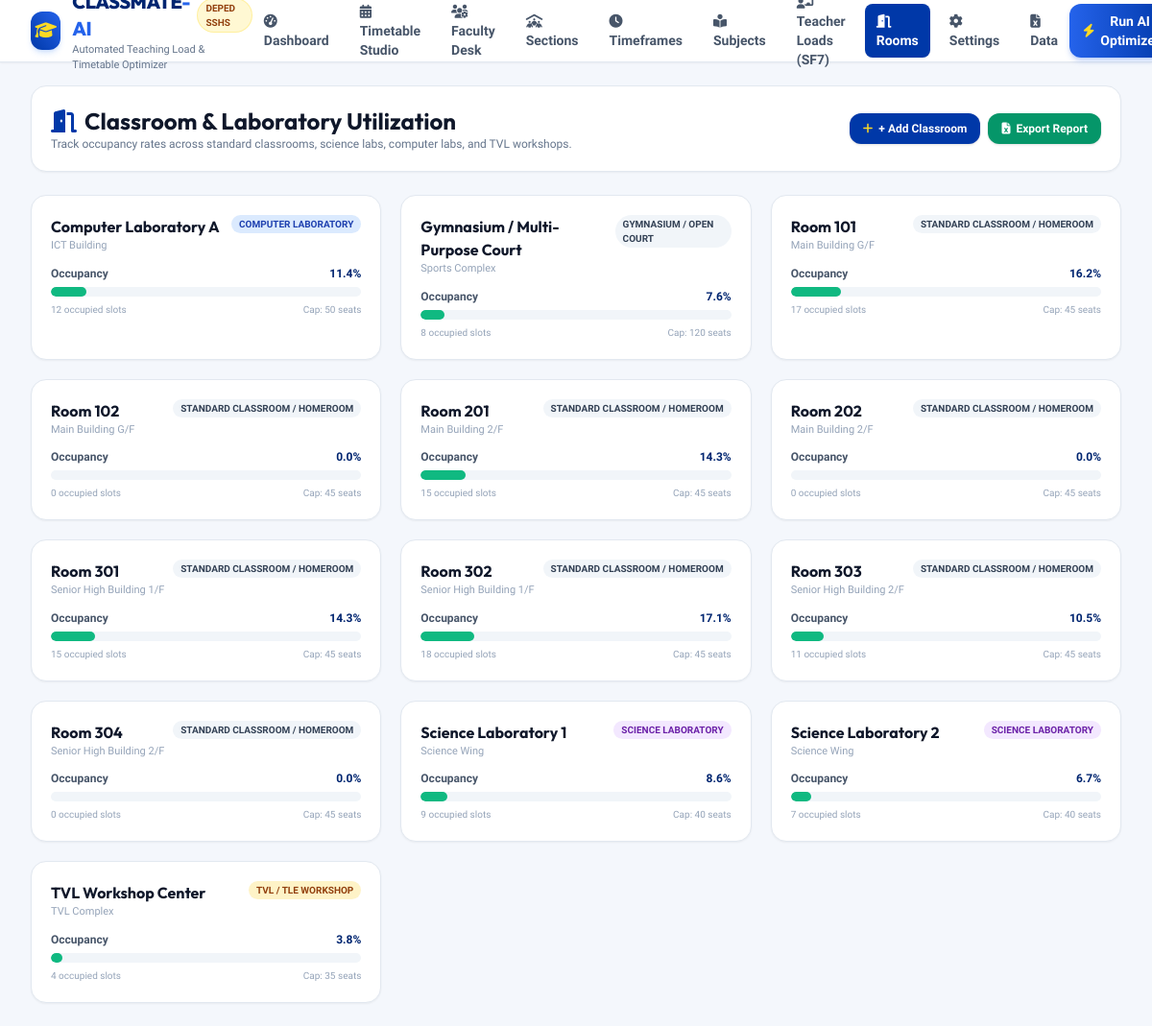
Screenshot of /room-utilization/ with the database file from the repository.
### scheduler/models.py (models this page shows, shortened)
class Room(models.Model):
    ROOM_TYPES = [
        ('lecture', 'Standard Classroom / Homeroom'),
        ('science_lab', 'Science Laboratory'),
        ('computer_lab', 'Computer Laboratory'),
        ('tvl_workshop', 'TVL / TLE Workshop'),
        ('gym', 'Gymnasium / Open Court'),
    ]
    name = models.CharField(max_length=100, unique=True)
    room_type = models.CharField(max_length=30, choices=ROOM_TYPES, default='lecture')
    capacity = models.IntegerField(default=45)
    building = models.CharField(max_length=100, blank=True, default='')
    is_active = models.BooleanField(default=True)

### scheduler/views.py (the view)
# urls.py: path('room-utilization/', views.room_utilization_view, name='room_utilization'),
def room_utilization_view(request):
    schedule = Schedule.objects.order_by('-updated_at').first()
    rooms = Room.objects.filter(is_active=True).order_by('room_type', 'name')
    timeslots = TimeSlot.objects.filter(day_of_week=1).order_by('period_number')
    days = [(1, 'Monday'), (2, 'Tuesday'), (3, 'Wednesday'), (4, 'Thursday'), (5, 'Friday')]
    room_stats = []
    if schedule:
        total_schedulable_slots = TimeSlot.objects.filter(is_break=False).count()
        items = ScheduleItem.objects.filter(schedule=schedule)
        for r in rooms:
            occupied_count = items.filter(room=r).count()
            rate = (occupied_count / total_schedulable_slots * 100) if total_schedulable_slots > 0 else 0
            room_stats.append({
                'room': r,
                'occupied_count': occupied_count,
                'total_slots': total_schedulable_slots,
                'rate': round(rate, 1),
            })
    context = {
        'schedule': schedule,
        'rooms': rooms,
        'room_stats': room_stats,
        'days': days,
        'timeslots': timeslots,
    }
    return render(request, 'room_utilization.html', context)

### templates/room_utilization.html (shortened to what this page needs)
{% extends 'base.html' %}
{% block content %}
<div class="space-y-6">
    <div class="bg-white rounded-2xl p-5 border border-slate-200 shadow-sm flex flex-col sm:flex-row sm:items-center justify-between gap-3">
        <div>
            <h1 class="text-xl sm:text-2xl font-bold font-heading text-slate-900 flex items-center space-x-2">
                <i class="fa-solid fa-door-open text-deped-blue"></i>
                <span>Classroom & Laboratory Utilization</span>
            </h1>
            <p class="text-xs text-slate-500">
                Track occupancy rates across standard classrooms, science labs, computer labs, and TVL workshops.
            </p>
        </div>
        <div class="flex items-center space-x-2">
            <a href="{% url 'settings' %}" class="px-3.5 py-2 rounded-xl bg-deped-blue hover:bg-deped-darkblue text-white font-bold text-xs shadow transition flex items-center space-x-1.5">
                <i class="fa-solid fa-plus text-deped-gold"></i>
                <span>+ Add Classroom</span>
            </a>
            <a href="{% url 'export_excel' %}" class="px-3.5 py-2 rounded-xl bg-emerald-600 hover:bg-emerald-700 text-white font-bold text-xs shadow transition flex items-center space-x-1.5">
                <i class="fa-solid fa-file-excel"></i>
                <span>Export Report</span>
            </a>
        </div>
    </div>
    <div class="grid grid-cols-1 sm:grid-cols-2 lg:grid-cols-3 gap-4 sm:gap-5">
        {% for stat in room_stats %}
        <div class="bg-white rounded-2xl p-5 border border-slate-200 shadow-sm space-y-3 hover:border-blue-300 transition">
            <div class="flex items-start justify-between">
                <div>
                    <span class="font-heading font-bold text-base text-slate-900 block">{{ stat.room.name }}</span>
                    <span class="text-[11px] text-slate-400 block">{{ stat.room.building|default:"Campus Wing" }}</span>
                </div>
                <span class="text-[10px] font-bold uppercase px-2 py-0.5 rounded-full {% if stat.room.room_type == 'science_lab' %}bg-purple-100 text-purple-800{% elif stat.room.room_type == 'computer_lab' %}bg-blue-100 text-blue-800{% elif stat.room.room_type == 'tvl_workshop' %}bg-amber-100 text-amber-800{% else %}bg-slate-100 text-slate-700{% endif %}">
                    {{ stat.room.get_room_type_display }}
                </span>
            </div>
            <div class="space-y-1.5">
                <div class="flex items-center justify-between text-xs">
                    <span class="font-semibold text-slate-600">Occupancy</span>
                    <span class="font-bold text-deped-darkblue">{{ stat.rate }}%</span>
                </div>
                <div class="w-full bg-slate-100 rounded-full h-2.5 overflow-hidden">
                    <div class="h-2.5 rounded-full {% if stat.rate > 80 %}bg-amber-500{% elif stat.rate > 40 %}bg-blue-600{% else %}bg-emerald-500{% endif %}" style="width: {{ stat.rate }}%"></div>
                </div>
                <div class="flex justify-between text-[10px] text-slate-400">
                    <span>{{ stat.occupied_count }} occupied slots</span>
                    <span>Cap: {{ stat.room.capacity }} seats</span>
                </div>
            </div>
        </div>
        {% empty %}
        <div class="col-span-3 p-8 text-center bg-white rounded-2xl border border-slate-200 text-slate-400 font-semibold">
            No rooms registered.
        </div>
        {% endfor %}
    </div>
</div>
{% endblock %}

### templates/base.html (style rules this page uses)
body { font-family: 'Plus Jakarta Sans', sans-serif; background-color: #F4F7FC; }
h1, h2, h3, h4, .font-heading { font-family: 'Outfit', sans-serif; }

### rows the page displays
Room: room.name "Computer Laboratory A", room.building "ICT Building", room.room_type "COMPUTER LABORATORY", rate "11.4", occupied_count "12", room.capacity "50"
Room: room.name "Gymnasium / Multi-Purpose Court", room.building "Sports Complex", room.room_type "GYMNASIUM / OPEN COURT", rate "7.6", occupied_count "8", room.capacity "120"
Room: room.name "Room 101", room.building "Main Building G/F", room.room_type "STANDARD CLASSROOM / HOMEROOM", rate "16.2", occupied_count "17", room.capacity "45"
Room: room.name "Room 102", room.building "Main Building G/F", room.room_type "STANDARD CLASSROOM / HOMEROOM", rate "0.0", occupied_count "0", room.capacity "45"
Room: room.name "Room 201", room.building "Main Building 2/F", room.room_type "STANDARD CLASSROOM / HOMEROOM", rate "14.3", occupied_count "15", room.capacity "45"
Room: room.name "Room 202", room.building "Main Building 2/F", room.room_type "STANDARD CLASSROOM / HOMEROOM", rate "0.0", occupied_count "0", room.capacity "45"
Room: room.name "Room 301", room.building "Senior High Building 1/F", room.room_type "STANDARD CLASSROOM / HOMEROOM", rate "14.3", occupied_count "15", room.capacity "45"
Room: room.name "Room 302", room.building "Senior High Building 1/F", room.room_type "STANDARD CLASSROOM / HOMEROOM", rate "17.1", occupied_count "18", room.capacity "45"
Room: room.name "Room 303", room.building "Senior High Building 2/F", room.room_type "STANDARD CLASSROOM / HOMEROOM", rate "10.5", occupied_count "11", room.capacity "45"
Room: room.name "Room 304", room.building "Senior High Building 2/F", room.room_type "STANDARD CLASSROOM / HOMEROOM", rate "0.0", occupied_count "0", room.capacity "45"
Room: room.name "Science Laboratory 1", room.building "Science Wing", room.room_type "SCIENCE LABORATORY", rate "8.6", occupied_count "9", room.capacity "40"
Room: room.name "Science Laboratory 2", room.building "Science Wing", room.room_type "SCIENCE LABORATORY", rate "6.7", occupied_count "7", room.capacity "40"
Room: room.name "TVL Workshop Center", room.building "TVL Complex", room.room_type "TVL / TLE WORKSHOP", rate "3.8", occupied_count "4", room.capacity "35"
